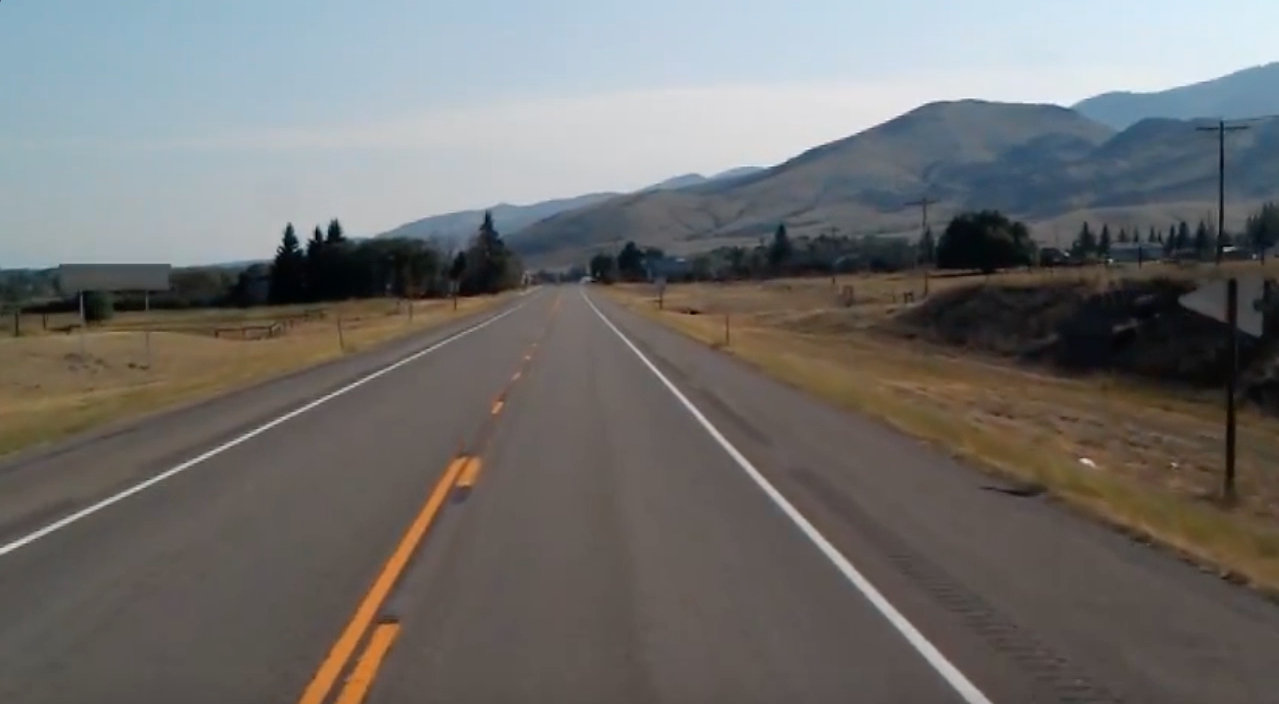
#> input picture The Complete Self Driving Car Course - Udemy/Computer_Vision_Finding_Lane_Lines/Image/test_image.jpg, 1279 x 704 px, given in place of the camera
$ python Lane.py
#> lines starting #> are read from the running program, lines starting #| are printed output that depends on the picture; after the words box and inside, x2 and y2 are one past the last pixel; in counts of white or black regions, pixels touching at a corner belong together
from typing import ItemsView
import cv2
import numpy as np
import threading
import RPi.GPIO as GPIO
import time

curva = 0

GPIO.setwarnings(False)
GPIO.setmode(GPIO.BCM)


R_EN = 21
L_EN = 22
RPWM = 23
LPWM = 24

AC = 13

GPIO.setup(AC, GPIO.IN)

GPIO.setup(R_EN, GPIO.OUT)
GPIO.setup(RPWM, GPIO.OUT)
GPIO.setup(L_EN, GPIO.OUT)
GPIO.setup(LPWM, GPIO.OUT)
GPIO.output(R_EN, GPIO.HIGH)
GPIO.output(L_EN, GPIO.HIGH)

GPIO.setup(17,GPIO.OUT)
servo1 = GPIO.PWM(17,50)

my_pwm = GPIO.PWM(RPWM,100)
my_pwm1 = GPIO.PWM(LPWM,100)

servo1.start(0)
my_pwm.start(50)
my_pwm1.start(50)

def neutral():
    my_pwm.ChangeDutyCycle(0)
    my_pwm1.ChangeDutyCycle(0)

def back():
    my_pwm.ChangeDutyCycle(25)
    my_pwm1.ChangeDutyCycle(0)

def foward():
    my_pwm.ChangeDutyCycle(0)
    my_pwm1.ChangeDutyCycle(30)

def izquierda():
    servo1.ChangeDutyCycle(6.15)
    time.sleep(0.010)
    servo1.ChangeDutyCycle(0)


def derecha():
    servo1.ChangeDutyCycle(8.15)
    time.sleep(0.010)
    servo1.ChangeDutyCycle(0)


def derade():
    servo1.ChangeDutyCycle(6.35)
    time.sleep(0.010)
    servo1.ChangeDutyCycle(0)

def izqade():
    servo1.ChangeDutyCycle(7.65)
    time.sleep(0.010)
    servo1.ChangeDutyCycle(0)


def getLaneCurve(img):
        imgCopy = img.copy()

    #### STEP 1
        imgThres = thresholding(img)

    #### STEP 2
        h,w,c = img.shape
        points = valTrackbars()

        imgWarp = warpImg(imgThres,points,w,h)
        imgWarpPoints = drawPoints(imgCopy,points)

    #### STEP 3
        midPoint, imgHist =  getHistogram(imgWarp, display = True, minPer=0.5,region =4)
        basePoint, imgHist = getHistogram(imgWarp, display = True, minPer=0.9)
        global curva
        curva = basePoint- midPoint

        #cv2.imshow('Thres',imgThres)
        cv2.imshow('Warp',imgWarp)
        cv2.imshow('Warp Points',imgWarpPoints)
        cv2.imshow('Histogram',imgHist)
        return None


def thresholding(img):
        imgHsv = cv2.cvtColor(img,cv2.COLOR_BGR2HSV)
        lowerWhite = np.array([0,0,0])
        upperWhite = np.array([255,255,125])
        maskWhite = cv2.inRange(imgHsv,lowerWhite,upperWhite)
        return maskWhite


def warpImg(img,points,w,h,):
     pts1 = np.float32(points)
     pts2 = np.float32([[0,0],[w,0],[0,h],[w,h]])
     matrix = cv2.getPerspectiveTransform(pts1,pts2)
     imgWarp = cv2.warpPerspective(img,matrix,(w,h))
     return imgWarp


def initializeTrackbars(initialTracbarVals,wT = 480, hT=240):
        cv2.namedWindow("Trackbars")
        cv2.resizeWindow("Trackbars", 360,240)
        cv2.createTrackbar("Width Top", "Trackbars", initialTracbarVals[0],wT//2, nothing)
        cv2.createTrackbar("Height Top", "Trackbars", initialTracbarVals[1],hT, nothing)
        cv2.createTrackbar("Width Bottom", "Trackbars", initialTracbarVals[2],wT//2, nothing)
        cv2.createTrackbar("Height Bottom", "Trackbars", initialTracbarVals[3],hT, nothing)


def nothing(a):
    pass

def valTrackbars(wT=480, hT=240):
        widthTop = cv2.getTrackbarPos("Width Top", "Trackbars")
        heightTop = cv2.getTrackbarPos("Height Top", "Trackbars")
        widthBottom = cv2.getTrackbarPos("Width Bottom", "Trackbars")
        heightBottom = cv2.getTrackbarPos("Height Bottom", "Trackbars")
        points = np.float32([(widthTop, heightTop),(wT-widthTop, heightTop),
                       (widthBottom, heightBottom),(wT-widthBottom, heightBottom)])


        return points


def drawPoints (img,points):
        for x in range(4):
            cv2.circle(img,(int(points[x][0]),int (points[x][1])), 15,(0,0,255),cv2.FILLED)


        return img

def getHistogram(img, minPer = 0.1, display = False, region = 1):

    if region ==1:
        histValues = np.sum(img, axis = 0)
    else:
        histValues = np.sum(img[img.shape[0]//region:,:], axis = 0)

    #print(histValues)
    maxValue = np.max(histValues)
    minValue = minPer*maxValue

    indexArray = np.where(histValues >= minValue)
    basePoint = int(np.average(indexArray))
    #print(basePoint)

    if display:
        imgHist = np.zeros((img.shape[0],img.shape[1],3),np.uint8)
        for x, intensity in enumerate(histValues):
            cv2.line(imgHist,(x,img.shape[0]),(x,img.shape[0]-intensity//255//region),(255,0,255),1)
            cv2.circle(imgHist,(basePoint, img.shape[0]),20,(0,255,255),cv2.FILLED)
        return basePoint, imgHist

    return basePoint


t1 = threading.Thread(name="hilo 1",target = getLaneCurve, args=(1,))
t2 = threading.Thread(name="hilo 2",target = thresholding, args=(1,))
t3 = threading.Thread(name="hilo 3",target = warpImg, args=(1,))
t4 = threading.Thread(name="hilo 4",target = initializeTrackbars, args=(1,))
t5 = threading.Thread(name="hilo 5",target = valTrackbars, args=(1,))
t6 = threading.Thread(name="hilo 6",target = drawPoints, args=(1,))
t7 = threading.Thread(name="hilo 7",target = getHistogram, args=(1,))

t1.start()
t2.start()
t3.start()
t4.start()
t5.start()
t6.start()
t7.start()

if __name__ == '__main__':
    cap = cv2.VideoCapture(0)
    intialTrackbarsVals = [130,65,5,240]
    initializeTrackbars(intialTrackbarsVals)
    frameCounter = 0


    #while True:

    if cap.get(cv2.CAP_PROP_FRAME_COUNT) == frameCounter:
            cap.set(cv2.CAP_PROP_POS_FRAMES,0)
            frameCounter = 0

    while True:
        frameCounter += 1


        success, img = cap.read()
#> img is the input picture: shape (704, 1279, 3); mean B, G, R 109.7, 111.3, 112.3
        img = cv2.resize(img,(480,240))
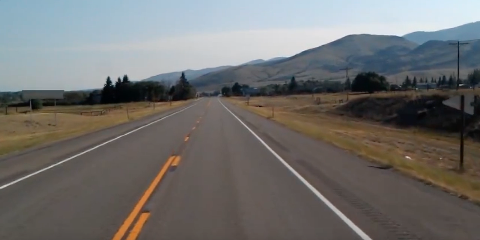
#> img: shape (240, 480, 3); mean B, G, R 109.6, 111.2, 112.3
        getLaneCurve(img)
#> in thresholding, `imgHsv = cv2.cvtColor(img,cv2.COLOR_BGR2HSV)`: imgHsv: shape (240, 480, 3); mean H, S, V 51.2, 49.7, 121.6
#> in thresholding, `maskWhite = cv2.inRange(imgHsv,lowerWhite,upperWhite)`:
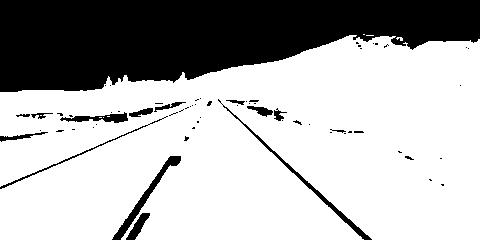
#> maskWhite: shape (240, 480); 70.1% white; 66 black regions (51 under 20 px), largest, box (x1, y1, x2, y2) and area: (0, 0, 480, 92) 31110, (112, 156, 181, 240) 705, (218, 99, 372, 240) 692
#> in warpImg, `imgWarp = cv2.warpPerspective(img,matrix,(w,h))`:
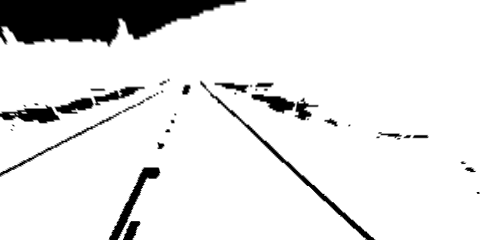
#> imgWarp: shape (240, 480); min 0, max 255, mean 228.7
#> in getHistogram, `histValues = np.sum(img[img.shape[0]//region:,:], axis = 0)`: histValues = 480 values, max 45900 at index 177, min 34075 at index 131, mean 43407.4
#> in getHistogram, `maxValue = np.max(histValues)`: maxValue = 45900
#> in getHistogram, `minValue = minPer*maxValue`: minValue = 22950
#> in getHistogram, `basePoint = int(np.average(indexArray))`: basePoint = 239
#> the loop in getHistogram, `for x, intensity in enumerate(histValues):` made 480 passes
#> intensity on passes 1 to 3: 44215, 44010, 43551
#> after the loop in getHistogram, `for x, intensity in enumerate(histValues):`:
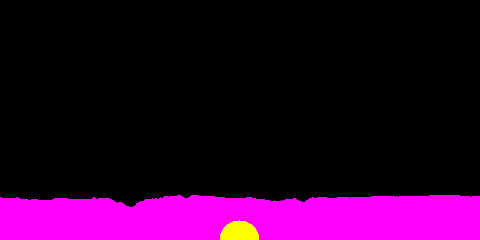
#> imgHist: shape (240, 480, 3); mean of channels 0, 1, 2 43.4, 1.3, 44.7; drawn as B, G, R
#> call 2 of getHistogram, with minPer = 0.9, display = True, region = 1
#> in getHistogram (call 2), `histValues = np.sum(img, axis = 0)`: histValues = 480 values, max 61200 at index 429, min 40613 at index 131, mean 54892.6
#> in getHistogram (call 2), `maxValue = np.max(histValues)`: maxValue = 61200
#> in getHistogram (call 2), `minValue = minPer*maxValue`: minValue = 55080
#> in getHistogram (call 2), `basePoint = int(np.average(indexArray))`: basePoint = 329
#> the loop in getHistogram (call 2), `for x, intensity in enumerate(histValues):` made 480 passes
#> intensity on passes 1 to 3: 50060, 49863, 49633
#> after the loop in getHistogram (call 2), `for x, intensity in enumerate(histValues):`:
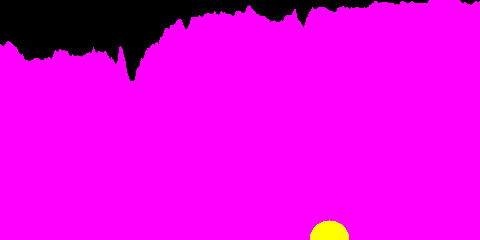
#> imgHist: shape (240, 480, 3); mean of channels 0, 1, 2 226.9, 1.3, 228.2; drawn as B, G, R
#> in getLaneCurve, `curva = basePoint- midPoint`: curva = 90
        print(curva)
#| 90
        #cv2.imshow('vid', img)
        cv2.waitKey(1)

        i = GPIO.input(AC)

        if i == 0:
            foward()
        elif i == 1:
            neutral()

        if curva < -40:
            izquierda()
            #print("izquierda")
        elif curva > 30:
            derecha()
            #print("derecha")
        elif curva > -40 and curva < -5:
            izqade()
            #print("adelante")
        elif curva > -5 and curva < 50:
            derade()
            #print("adelante")

GPIO.cleanup()
